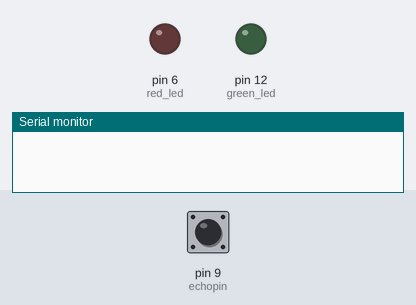
The sketch below on a simulated Arduino Uno, built with avr-gcc and run on an emulated ATmega328P. On the bench: output pins drawn as LEDs (lit = HIGH), the last lines printed to the serial monitor. Inputs (shaded band) come from the test bench; at power-on: pin 9 (echopin) LOW. Pins used as bus, display or sensor lines are not drawn.

Above: at 1.2 s.
1.3 s: pin 9 (echopin) pulsed HIGH 5 times (0.12 s each, 0.3 s apart)
At 2.7 s:
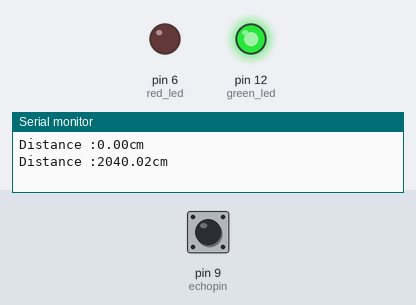
At 5.4 s:
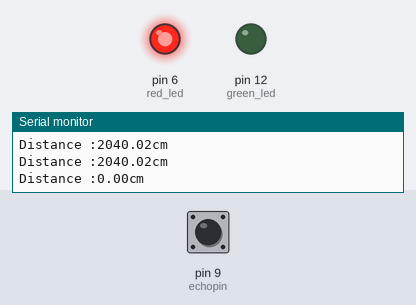
Timing chart, 0 to 6.9 s (numbered marks = the images above; inputs shaded):
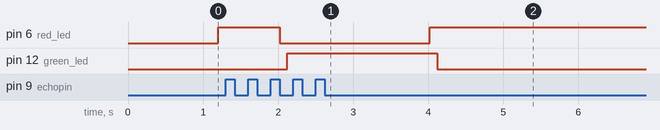

The sketch:

ultrasonic_sensor1.ino
```cpp
// C++ code

int echopin = 9;
int triggerpin = 10;
int red_led = 6;
int green_led = 12;
float duration;
float distance;
void setup()
{
  pinMode(triggerpin, OUTPUT);
  pinMode(echopin, INPUT);
  Serial.begin(9600);
  pinMode(red_led, OUTPUT);
  pinMode(green_led, OUTPUT);

}

void loop()
{
  digitalWrite(triggerpin, LOW);
  delay(100); // Wait for 1000 millisecond(s)
  digitalWrite(triggerpin, HIGH);
  delay(100); // Wait for 1000 millisecond(s)
  digitalWrite(triggerpin, LOW);

  duration =  pulseIn (echopin , HIGH);
  distance = duration * 0.034/2;

 // digitalWrite(red_led, LOW);
 // digitalWrite(green_led, LOW);

  if (distance <= 10)
  {
    digitalWrite(red_led, HIGH);
    delay(100);
    digitalWrite(green_led, LOW);
    delay(100);
  }
  else if (distance >= 20)
  {
    digitalWrite(red_led, LOW);
    delay(100);
    digitalWrite(green_led, HIGH);
    delay(100);
  }
  else
  {
    digitalWrite(red_led, LOW);
    digitalWrite(green_led, LOW);
  }

  Serial.print ("Distance :");
  Serial.print (distance);
  Serial.println("cm");
}
```

Measured:
- after the input at 1.3 s, pin 6 (red_led): HIGH → LOW after 0.72 s, → HIGH 2.0 s later; pin 12 (green_led): LOW → HIGH after 0.82 s, → LOW 2.0 s later
